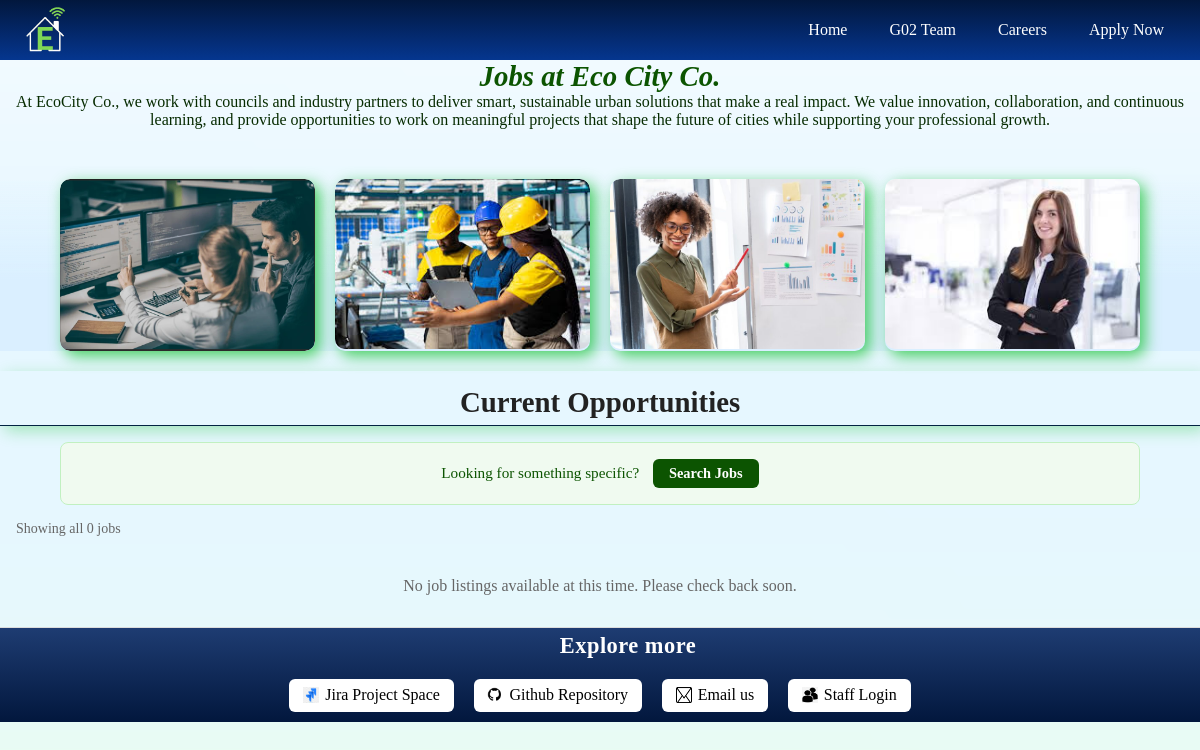
Before: /jobs.php with the older database file.
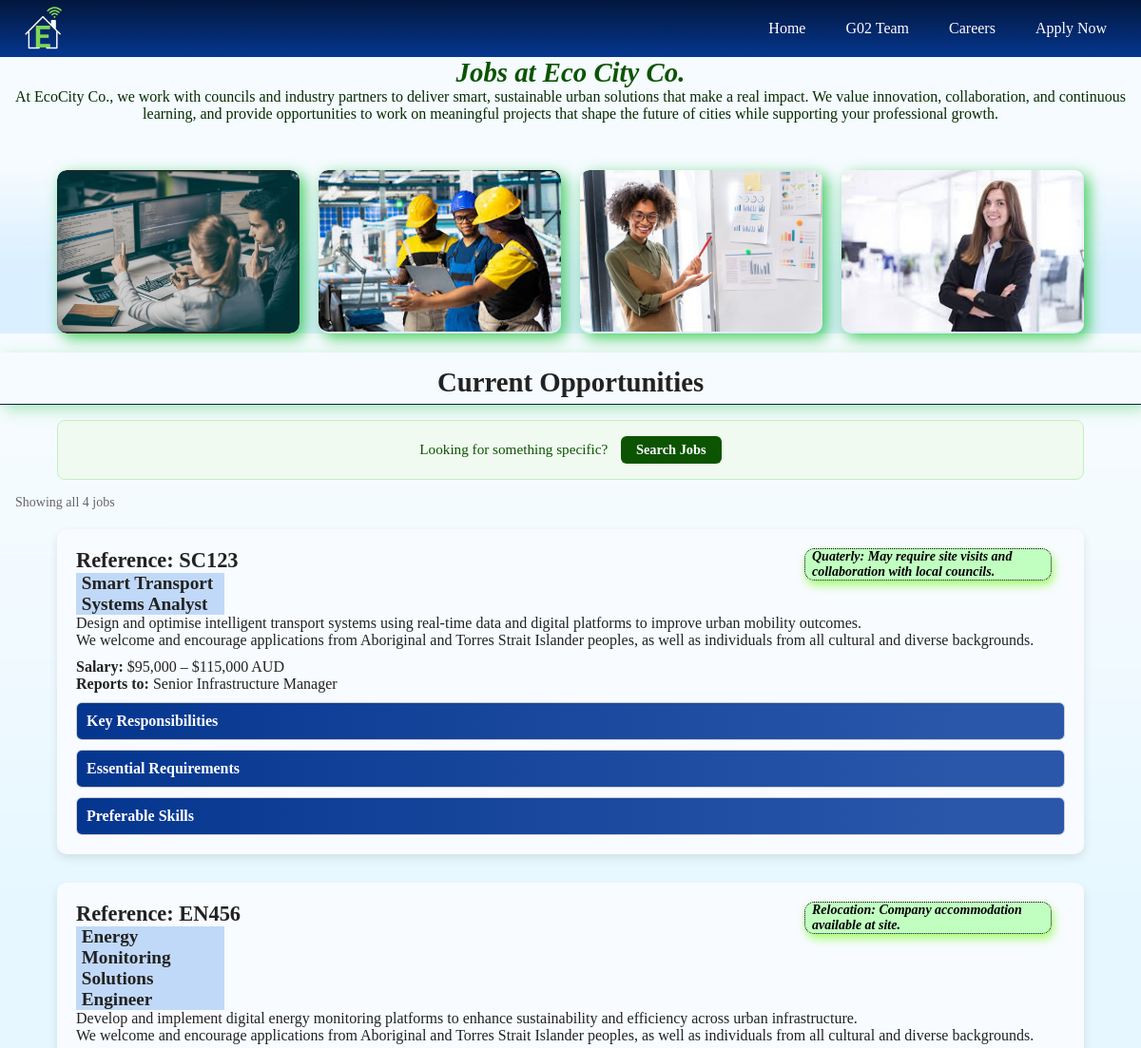
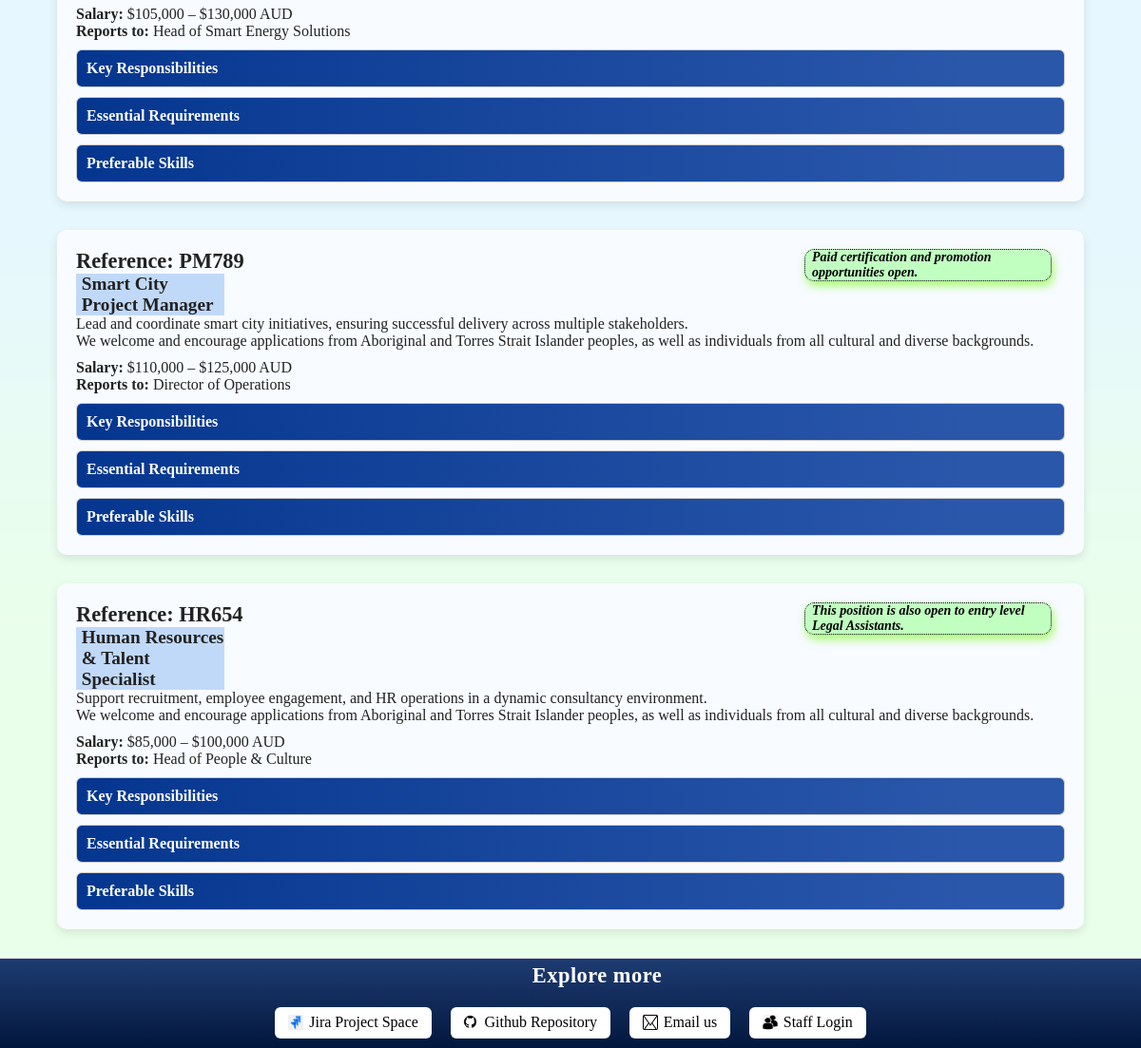
After: the same page with the newer database file (2 pictures, top to bottom).
### tables this page shows
CREATE TABLE `jobs` (
  `id` int(11) NOT NULL,
  `reference` varchar(5) NOT NULL,
  `title` varchar(100) NOT NULL,
  `description` text NOT NULL,
  `additional_info` varchar(255) DEFAULT NULL,
  `salary_range` varchar(50) DEFAULT NULL,
  `reports_to` varchar(100) DEFAULT NULL,
  `responsibilities` text DEFAULT NULL,
  `requirements` text DEFAULT NULL,
  `preferable_skills` text DEFAULT NULL
);

### jobs.php (the view, shortened to what this page needs)
<?php
  $pageCSS     = "styles/jobs.css";
?>
<?php include 'header.inc';  ?>
<?php include 'settings.php';  ?>
<?php
$conn = mysqli_connect($host, $user, $pwd, $sql_db);
$stmt = mysqli_prepare($conn, "SELECT * FROM jobs ORDER BY id ASC");
mysqli_stmt_execute($stmt);
$result = mysqli_stmt_get_result($stmt);
$jobs = mysqli_fetch_all($result, MYSQLI_ASSOC);
?>
<main>
  <section class="jobCards">
    <h1
      class="jobsTitle"
      style="text-align:center; padding:0; color:#0c5401; font-style:italic;"
    >
      Jobs at Eco City Co.
    </h1>
    <p>
      At EcoCity Co., we work with councils and industry partners to deliver
      smart, sustainable urban solutions that make a real impact. We value
      innovation, collaboration, and continuous learning, and provide
      opportunities to work on meaningful projects that shape the future of
      cities while supporting your professional growth.
    </p>
    <div id="card-area">
      <div class="wrapper">
        <div class="box-area">
          <div class="box">
            <img
              alt="Two professionals analysing code and data on multiple computer screens in an office environment"
              src="images/analyst.png"
            >
          </div>
          <div class="box">
            <img
              alt="Engineers in safety helmets reviewing plans on a construction site for infrastructure development"
              src="images/engineer.jpg"
            >
          </div>
          <div class="box">
            <img
              alt="Professional presenting data charts and graphs on a board during a business analysis meeting"
              src="images/manager.jpg"
            >
          </div>
          <div class="box">
            <img
              alt="Confident business consultant standing in a modern office with arms crossed"
              src="images/hr_job.jpg"
            >
          </div>
        </div>
      </div>
    </div>
  </section>
  <section>
    <h1 id="careers">Current Opportunities</h1>
    <div class="search-prompt">
      Looking for something specific?
      <a href="search.php">Search Jobs</a>
    </div>
    <p class="results-count" style="font-size:14px; color:#666; margin: 0.5rem 1rem;">
      Showing all <?php echo count($jobs); ?> jobs
    </p>
    <?php if (empty($jobs)): ?>
      <p style="text-align:center; color:#666; padding:2rem;">
        No job listings available at this time. Please check back soon.
      </p>
    <?php else: ?>
      <?php foreach ($jobs as $job): ?>
      <section class="job" id="<?php echo htmlspecialchars($job['reference']); ?>">
        <aside>
          <p><?php echo htmlspecialchars($job['additional_info']); ?></p>
        </aside>
        <h2>Reference: <?php echo htmlspecialchars($job['reference']); ?></h2>
        <h3><?php echo htmlspecialchars($job['title']); ?></h3>
        <p class="job-desc">
          <?php echo nl2br(htmlspecialchars($job['description'])); ?>
        </p>
        <p><strong>Salary:</strong> <?php echo htmlspecialchars($job['salary_range']); ?></p>
        <p><strong>Reports to:</strong> <?php echo htmlspecialchars($job['reports_to']); ?></p>
        <details>
          <summary>Key Responsibilities</summary>
        </details>
        <details>
          <summary>Essential Requirements</summary>
        </details>
        <details>
          <summary>Preferable Skills</summary>
        </details>
      </section>
      <?php endforeach; ?>
    <?php endif; ?>
  </section>
</main>
<?php
  include 'footer.inc';
?>

### header.inc (shortened to what this page needs)
<!doctype html>
<html lang="en">
  <head>
    <link rel="stylesheet" href="styles/base.css">
    <link rel="stylesheet" href="styles/layout.css">
    <link rel="stylesheet" href="styles/components.css">
    <?php if (!empty($pageCSS)) echo "<link rel='stylesheet' href='$pageCSS'>"; ?>
  </head>
  <body>
    <header>
      <nav class="menu">
        <a href="index.php" id="logo-link">
          <img src="images/header_logo.png" alt="EcoCity Co. Logo">
        </a>
        <div class="navlinks">
          <a href="index.php" class="navlink">Home</a>
          <a href="about.php" class="navlink">G02 Team</a>
          <a href="jobs.php" class="navlink">Careers</a>
          <a href="apply.php" class="navlink">Apply Now</a>
        </div>
      </nav>
    </header>

### footer.inc
    <footer>
      <h2>Explore more</h2>
      <nav>
        <a href="https://nusweek03webtechnologyproject.atlassian.net/jira/software/projects/DEV/boards/1/backlog?atlOrigin=eyJpIjoiZTU1Mjk3NWI3ZTU5NGEyNDgwNDE2NmI2NzgxNmI1MWMiLCJwIjoiaiJ9" target="_blank">
          <img src="images/jira.png" alt="Jira icon" title="Go to G02 Tiramisu Jira workspace">
          Jira Project Space
        </a>
        <a href="https://github.com/MohaNusaiba/COS10026-Wed_1430_G02_Tiramisu_Part2.git" target="_blank">
          <img src="images/github.png" alt="Github icon" title="Go to G02 Github repo">
          Github Repository
        </a>
        <a href="mailto:questions@EcoCityco.org" target="_blank">
          <img src="images/email.png" alt="Email icon" title="Email EcoCity Co">
          Email us
        </a>
        <a href="login.php">
          <img src="images/staff_login.png" alt="Staff Login icon" title="Login to see EOIs and more.">
          Staff Login
        </a>
      </nav>
    </footer>
  </body>
</html>

### styles/base.css (style rules this page uses)
* { box-sizing: border-box; margin: 0; padding: 0; }
* { font-family: "Times New Roman", sans-serif; }
body { background-image: url("images/background_image.png"); background-repeat: no-repeat; background-size: cover; background-position: center; background-attachment: fixed; min-height: 100vh; color: #222; }
h1 { font-size: 1.8rem; }
h2 { font-size: 1.4rem; }
h3 { font-size: 1.2rem; }

### styles/layout.css (style rules this page uses)
header .menu { display: flex; align-items: center; background: linear-gradient(to top, #05368f, #02173d); padding: 0 20px; height: 60px; }
#logo-link img { height: 50px; display: block; }
.navlinks { margin-left: auto; display: flex; gap: 10px; }
.navlink { color: white; text-decoration: none; padding: 0.5em 1em; transition: color 0.3s ease, background-color 0.3s ease; }
footer { background: linear-gradient(to bottom, #1e3c72, #02173d); padding: 5px 0; text-align: center; border-top: 1px solid rgb(220, 220, 220); }
footer h2, footer p { margin-bottom: 0.9em; margin-left: 2.5em; color: #ffffff; font-weight: 600; letter-spacing: 0.5px; }
footer nav a { display: inline-flex; align-items: center; gap: 6px; margin: 0 8px 5.5px; padding: 0.4em 0.8em; color: rgb(0, 0, 0); background-color: white; border-radius: 6px; text-decoration: none; border: 1px solid transparent; transition: all 0.3s ease; }
footer nav a img { width: 16px; height: 16px; }

### styles/jobs.css (style rules this page uses)
.jobCards p { text-align: center; padding: 0; color: #062b00; }
.wrapper { padding: 0 5%; background: linear-gradient(transparent, #daefff 58%); }
#card-area { padding: 0; }
.box-area { display: grid; grid-template-columns: repeat(auto-fit, minmax(210px, 1fr)); grid-gap: 20px; margin-top: 50px; }
.box { border-radius: 10px; position: relative; overflow: hidden; box-shadow: 5px 5px 15px rgba(1, 189, 29, 0.7); }
.box img { width: 100%; border-radius: 10px; display: block; transition: transform 0.5s; }
#careers { text-align: center; margin-top: 0.7em; padding: 0.5em 0 0.2em 0; border-bottom: 1px solid rgb(2, 35, 66); box-shadow: 5px 5px 15px rgba(1, 189, 29, 0.3); }
.job { background: #f8fbff; padding: 20px; margin: 20px auto 30px; border-radius: 10px; width: 90%; box-shadow: 0 4px 10px rgba(0,0,0,0.1); color: #222; }
.job-desc { margin-bottom: 10px; }
.job h3 { background-color: #c1d9f8; width: 15%; padding-left: 0.3em; }
.job details { margin-top: 10px; border-radius: 6px; overflow: hidden; border: 1px solid #ccc; }
.job summary { padding: 10px; background: linear-gradient(to right, #05368f, #2a57aa 90%); color: white; font-weight: bold; cursor: pointer; list-style: none; }
.results-count { font-size: 14px; color: #666; margin-bottom: 1rem; }

### jobs.php (style rules this page uses)
.job aside { float: right; width: 25%; margin-right: 1.0em; padding: 0 0.5em 0 0.5em; border: 1px dotted black; border-radius: 10px; color: black; background-color: rgb(193, 255, 193); font-size: 14px; font-style: italic; font-weight: bold; box-shadow: 2px 5px 10px rgba(133, 255, 52, 0.7); }
.search-prompt { text-align: center; padding: 1rem; background: #f0faf0; border: 1px solid #c1f0c1; border-radius: 8px; margin: 1rem auto; width: 90%; font-size: 0.95rem; color: #0c5401; }
.search-prompt a { display: inline-block; margin-left: 10px; padding: 6px 16px; background: #0c5401; color: #fff; border-radius: 6px; text-decoration: none; font-weight: bold; font-size: 0.9rem; }

Changed rows visible on the page:
added jobs: additional_info "Quaterly: May require site visits and collaboration with local councils.", reference "SC123", title "Smart Transport Systems Analyst", description "Design and optimise intelligent transport systems using real-time data and digital platforms to improve urban mobility outcomes. We welcome and encourage applications from Aboriginal and Torres Strait Islander peoples, as well as individuals from all cultural and diverse backgrounds.", salary_range "$95,000 – $115,000 AUD", reports_to "Senior Infrastructure Manager"
added jobs: additional_info "Relocation: Company accommodation available at site.", reference "EN456", title "Energy Monitoring Solutions Engineer", description "Develop and implement digital energy monitoring platforms to enhance sustainability and efficiency across urban infrastructure. We welcome and encourage applications from Aboriginal and Torres Strait Islander peoples, as well as individuals from all cultural and diverse backgrounds.", salary_range "$105,000 – $130,000 AUD", reports_to "Head of Smart Energy Solutions"
added jobs: additional_info "Paid certification and promotion opportunities open.", reference "PM789", title "Smart City Project Manager", description "Lead and coordinate smart city initiatives, ensuring successful delivery across multiple stakeholders. We welcome and encourage applications from Aboriginal and Torres Strait Islander peoples, as well as individuals from all cultural and diverse backgrounds.", salary_range "$110,000 – $125,000 AUD", reports_to "Director of Operations"
added jobs: additional_info "This position is also open to entry level Legal Assistants.", reference "HR654", title "Human Resources & Talent Specialist", description "Support recruitment, employee engagement, and HR operations in a dynamic consultancy environment. We welcome and encourage applications from Aboriginal and Torres Strait Islander peoples, as well as individuals from all cultural and diverse backgrounds.", salary_range "$85,000 – $100,000 AUD", reports_to "Head of People & Culture"
Other visible differences:
count($jobs): "0" → "4"
text no longer shown: "No job listings available at this time. Please check back soon."
